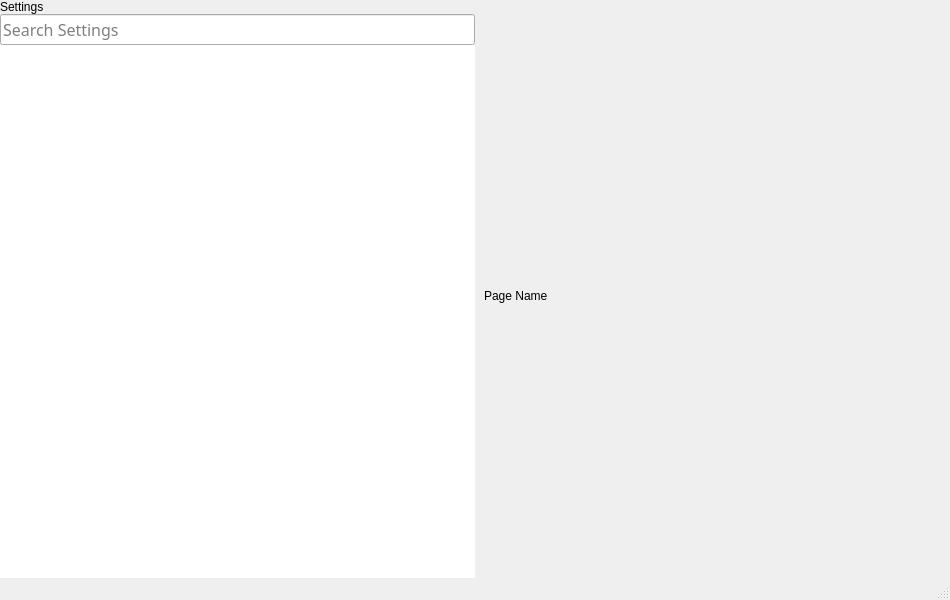
<?xml version="1.0" encoding="UTF-8"?>
<ui version="4.0">
 <class>AppPreferences</class>
 <widget class="QMainWindow" name="AppPreferences">
  <property name="geometry">
   <rect>
    <x>0</x>
    <y>0</y>
    <width>950</width>
    <height>600</height>
   </rect>
  </property>
  <property name="sizePolicy">
   <sizepolicy hsizetype="Preferred" vsizetype="Preferred">
    <horstretch>0</horstretch>
    <verstretch>0</verstretch>
   </sizepolicy>
  </property>
  <property name="minimumSize">
   <size>
    <width>400</width>
    <height>0</height>
   </size>
  </property>
  <property name="windowTitle">
   <string>vSongBook</string>
  </property>
  <property name="windowIcon">
   <iconset resource="../icons/icons.qrc">
    <normaloff>:/icons/app_icon</normaloff>:/icons/app_icon</iconset>
  </property>
  <widget class="QWidget" name="WidgetCentral">
   <property name="sizePolicy">
    <sizepolicy hsizetype="Minimum" vsizetype="Preferred">
     <horstretch>0</horstretch>
     <verstretch>0</verstretch>
    </sizepolicy>
   </property>
   <property name="minimumSize">
    <size>
     <width>500</width>
     <height>0</height>
    </size>
   </property>
   <layout class="QVBoxLayout" name="MainLayout">
    <property name="spacing">
     <number>0</number>
    </property>
    <property name="leftMargin">
     <number>0</number>
    </property>
    <property name="topMargin">
     <number>0</number>
    </property>
    <property name="rightMargin">
     <number>0</number>
    </property>
    <property name="bottomMargin">
     <number>0</number>
    </property>
    <item>
     <layout class="QVBoxLayout" name="TopLayout">
      <property name="spacing">
       <number>0</number>
      </property>
      <property name="leftMargin">
       <number>0</number>
      </property>
      <property name="topMargin">
       <number>0</number>
      </property>
      <property name="rightMargin">
       <number>0</number>
      </property>
      <property name="bottomMargin">
       <number>0</number>
      </property>
      <item>
       <widget class="QLabel" name="LblWindowTitle">
        <property name="sizePolicy">
         <sizepolicy hsizetype="Preferred" vsizetype="Preferred">
          <horstretch>0</horstretch>
          <verstretch>0</verstretch>
         </sizepolicy>
        </property>
        <property name="text">
         <string>Settings</string>
        </property>
       </widget>
      </item>
     </layout>
    </item>
    <item>
     <layout class="QHBoxLayout" name="CentralWidget">
      <property name="spacing">
       <number>0</number>
      </property>
      <property name="bottomMargin">
       <number>0</number>
      </property>
      <item>
       <layout class="QVBoxLayout" name="PanelLeft">
        <item>
         <widget class="QLineEdit" name="TxtSearch">
          <property name="sizePolicy">
           <sizepolicy hsizetype="Minimum" vsizetype="Fixed">
            <horstretch>0</horstretch>
            <verstretch>0</verstretch>
           </sizepolicy>
          </property>
          <property name="minimumSize">
           <size>
            <width>400</width>
            <height>0</height>
           </size>
          </property>
          <property name="font">
           <font>
            <family>Trebuchet MS</family>
            <pointsize>12</pointsize>
            <weight>50</weight>
            <bold>false</bold>
           </font>
          </property>
          <property name="placeholderText">
           <string>Search Settings</string>
          </property>
         </widget>
        </item>
        <item>
         <widget class="QListView" name="LstNavigation">
          <property name="sizePolicy">
           <sizepolicy hsizetype="Preferred" vsizetype="Expanding">
            <horstretch>0</horstretch>
            <verstretch>0</verstretch>
           </sizepolicy>
          </property>
          <property name="frameShape">
           <enum>QFrame::NoFrame</enum>
          </property>
          <property name="frameShadow">
           <enum>QFrame::Plain</enum>
          </property>
          <property name="horizontalScrollBarPolicy">
           <enum>Qt::ScrollBarAlwaysOff</enum>
          </property>
         </widget>
        </item>
       </layout>
      </item>
      <item>
       <widget class="QWidget" name="PanelRight" native="true">
        <layout class="QVBoxLayout" name="verticalLayout">
         <item>
          <widget class="QLabel" name="LblPageTitle">
           <property name="text">
            <string>Page Name</string>
           </property>
          </widget>
         </item>
        </layout>
       </widget>
      </item>
     </layout>
    </item>
   </layout>
  </widget>
  <widget class="QStatusBar" name="statusbar"/>
 </widget>
 <resources>
  <include location="../icons/icons.qrc"/>
 </resources>
 <connections/>
</ui>
